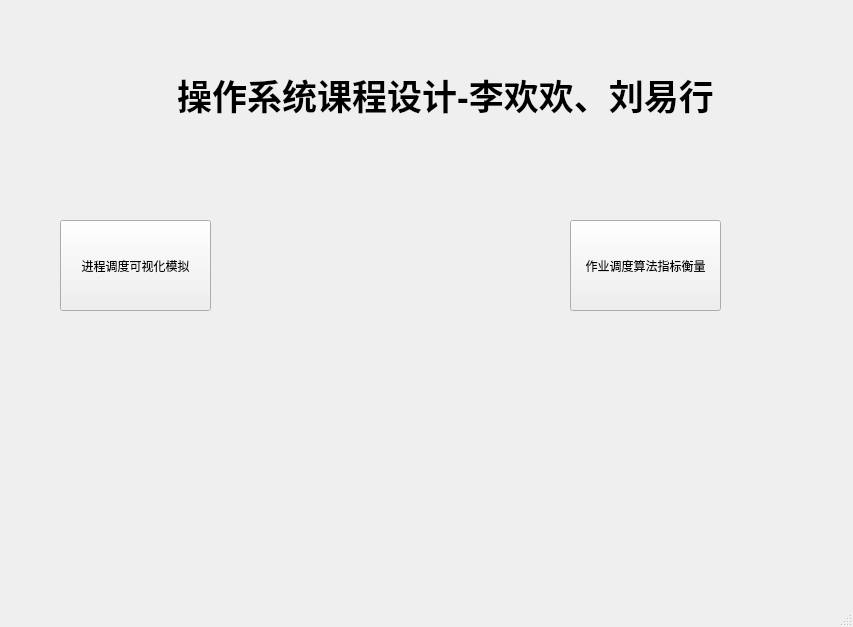
<?xml version="1.0" encoding="UTF-8"?>
<ui version="4.0">
 <class>OSDesign</class>
 <widget class="QMainWindow" name="OSDesign">
  <property name="geometry">
   <rect>
    <x>0</x>
    <y>0</y>
    <width>853</width>
    <height>627</height>
   </rect>
  </property>
  <property name="windowTitle">
   <string>MainWindow</string>
  </property>
  <widget class="QWidget" name="centralwidget">
   <widget class="QLabel" name="label">
    <property name="geometry">
     <rect>
      <x>130</x>
      <y>30</y>
      <width>631</width>
      <height>131</height>
     </rect>
    </property>
    <property name="text">
     <string>&lt;html&gt;&lt;head/&gt;&lt;body&gt;&lt;p align=&quot;center&quot;&gt;&lt;span style=&quot; font-size:26pt; font-weight:600;&quot;&gt;操作系统课程设计-李欢欢、刘易行&lt;/span&gt;&lt;/p&gt;&lt;/body&gt;&lt;/html&gt;</string>
    </property>
   </widget>
   <widget class="QPushButton" name="ProcessScheduleBtn">
    <property name="geometry">
     <rect>
      <x>60</x>
      <y>220</y>
      <width>151</width>
      <height>91</height>
     </rect>
    </property>
    <property name="text">
     <string>进程调度可视化模拟</string>
    </property>
   </widget>
   <widget class="QPushButton" name="JobScheduleBtn">
    <property name="geometry">
     <rect>
      <x>570</x>
      <y>220</y>
      <width>151</width>
      <height>91</height>
     </rect>
    </property>
    <property name="text">
     <string>作业调度算法指标衡量</string>
    </property>
   </widget>
  </widget>
  <widget class="QMenuBar" name="menubar">
   <property name="geometry">
    <rect>
     <x>0</x>
     <y>0</y>
     <width>853</width>
     <height>23</height>
    </rect>
   </property>
  </widget>
  <widget class="QStatusBar" name="statusbar"/>
 </widget>
 <resources/>
 <connections/>
</ui>
